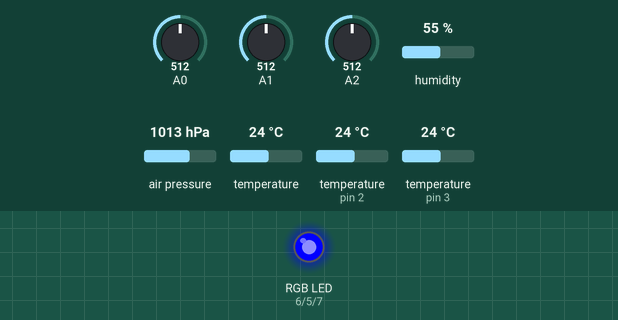
Recording of a sketch running on a simulated Arduino Mega 2560, built with avr-gcc and run on an emulated ATmega2560. On the bench: an RGB LED mixed from three pins (HIGH = lit). Inputs (shaded band) come from the test bench; at power-on: A0 = 512, A1 = 512, A2 = 512, humidity 55 %, air pressure 1013 hPa, temperature 24 °C, temperature (sensors on pin 2, pin 3) 24 °C. Storage starts empty.

Above: at 0.3 s.
Timing chart, 0 to 1.8 s (numbered marks = the images above):
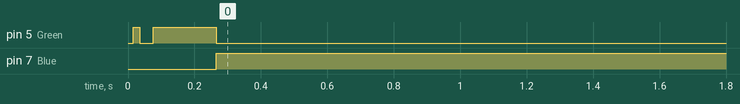

Measured:
- by itself, pin 5 (Green): HIGH → LOW at 0.04 s, → HIGH 0.04 s later, → LOW 0.19 s later
- by itself, pin 7 (Blue): LOW → HIGH at 0.27 s

The sketch:

1.6.ino
```cpp
//DHT22 Setup
#include "DHT.h"
#define DHTPIN 2
#define DHTTYPE DHT22
DHT dht(DHTPIN, DHTTYPE);

//SD Card Setup
#include <SPI.h>
#include <SD.h>
File sdcard_file;
int CS_pin = 10;

//DS18B20 Temperature sensor
#include <OneWire.h>
#include<DallasTemperature.h>
#define ONE_WIRE_BUS 3
OneWire oneWire(ONE_WIRE_BUS);
DallasTemperature sensors(&oneWire);

//MPL3115A2 Altimeter Setup
#include <Wire.h>
#include <Adafruit_MPL3115A2.h>
Adafruit_MPL3115A2 baro = Adafruit_MPL3115A2();
int scale = 3;
boolean micro_is_5V = true;

//LED
int Blue = 7;
int Red = 6;
int Green = 5;

void setup() {
pinMode(23, INPUT); //detects if a switch is turned on to stop the sdcard writing and to save the data
sensors.begin();
pinMode(Blue, OUTPUT);
pinMode(Red, OUTPUT);
pinMode(Green, OUTPUT);

digitalWrite(Green, HIGH);


  dht.begin();

  pinMode(CS_pin, OUTPUT);//declaring CS pin as output pin
  if (SD.begin()){


    digitalWrite(Green, LOW);
    digitalWrite(Green, HIGH);
    digitalWrite(Green, LOW);
    digitalWrite(Green, HIGH);
    digitalWrite(Green, LOW);
    digitalWrite(Green, HIGH);
  } else
  {
    digitalWrite(Green, LOW);
    digitalWrite(Red, HIGH);
    delay(5000);
    return;
  }
  sdcard_file = SD.open("data.csv", FILE_WRITE);
  if (sdcard_file) { //If the file is found

    digitalWrite(Red, LOW);
    digitalWrite(Blue, LOW);
    digitalWrite(Green, HIGH);

  }
  else {

     digitalWrite(Green, LOW);
    digitalWrite(Red, HIGH);

    delay(1000);
    digitalWrite(Red, LOW);
    digitalWrite(Blue, HIGH);
    delay(1000);
     digitalWrite(Green, LOW);
    digitalWrite(Red, HIGH);

    delay(1000);
    digitalWrite(Red, LOW);
    digitalWrite(Blue, HIGH);
    delay(1000);
    digitalWrite(Red, HIGH);
    digitalWrite(Blue, LOW);

  }

sdcard_file.print(",");
sdcard_file.print("DS18B20");
sdcard_file.print(",");
sdcard_file.print("DHT22 Temp");
sdcard_file.print(",");
sdcard_file.print("Hum");
sdcard_file.print(",");
sdcard_file.print("H.InX");
sdcard_file.print(",");
sdcard_file.print("Int. Temp");
sdcard_file.print(",");
sdcard_file.print("Pres. Pasc.");
sdcard_file.print(",");
sdcard_file.print("alt.");
sdcard_file.print(",");
sdcard_file.print("rawX");
sdcard_file.print(",");
sdcard_file.print("rawY");
sdcard_file.print(",");
sdcard_file.print("rawZ");
sdcard_file.print(",");
sdcard_file.print("scaledX");
sdcard_file.print(",");
sdcard_file.print("scaledY");
sdcard_file.print(",");
sdcard_file.print("scaledZ");


}

void loop() {

 delay(222);
 digitalWrite(Green, LOW);
 digitalWrite(Blue, HIGH);

 if(! baro.begin()) {


 }
float pascals = baro.getPressure();


float altm = baro.getAltitude();


float tempC = baro.getTemperature();


 //Accelerometer
  int rawX = analogRead(A0);
  int rawY = analogRead(A1);
  int rawZ = analogRead(A2);

  float scaledX, scaledY, scaledZ;
  if (micro_is_5V) //scaling data if voltage is 5V (it is)
  {
    scaledX = mapf(rawX, 0, 675, -scale, scale);
    scaledY = mapf(rawY, 0, 675, -scale, scale);
    scaledZ = mapf(rawZ, 0, 675, -scale, scale);
  }
  else //scaling data if voltage is 3.3V
  {
    scaledX = mapf(rawX, 0, 1023, -scale, scale);
    scaledY = mapf(rawY, 0, 1023, -scale, scale);
    scaledZ = mapf(rawZ, 0, 1023, -scale, scale);
  }


//DS18B20 Temp
sensors.requestTemperatures();


 //DS18B20 Humidity Sensor
  float h = dht.readHumidity();
  float t = dht.readTemperature();
  float f = dht.readTemperature(true);

  // Check if any reads failed and exit early for DHT
  if (isnan(h) || isnan(t) || isnan(f)) {

    return;
  }

  // Compute heat index in Fahrenheit (the default)
  float hif = dht.computeHeatIndex(f, h);
  // Compute heat index in Celsius (isFahreheit = false)
  float hic = dht.computeHeatIndex(t, h, false);

  sdcard_file.println(sensors.getTempCByIndex(0));
  sdcard_file.print(",");
  sdcard_file.print(t);
   sdcard_file.print(",");
  sdcard_file.print(h);
   sdcard_file.print(",");
  sdcard_file.print(hic);
   sdcard_file.print(",");
  sdcard_file.print(tempC);
   sdcard_file.print(",");
  sdcard_file.print(pascals);
   sdcard_file.print(",");
  sdcard_file.print(altm);
   sdcard_file.print(",");
  sdcard_file.print(rawX);
   sdcard_file.print(",");
  sdcard_file.print(rawY);
   sdcard_file.print(",");
  sdcard_file.print(rawZ);
  sdcard_file.print(",");
  sdcard_file.print(scaledX);
   sdcard_file.print(",");
  sdcard_file.print(scaledY);
  sdcard_file.print(",");
  sdcard_file.print(scaledZ);
  sdcard_file.print(",");

delay(223);

 sdcard_file.close();

}
float mapf(float x, float in_min, float in_max, float out_min, float out_max)
{
  return (x - in_min) * (out_max - out_min) / (in_max - in_min) + out_min;

}
```
